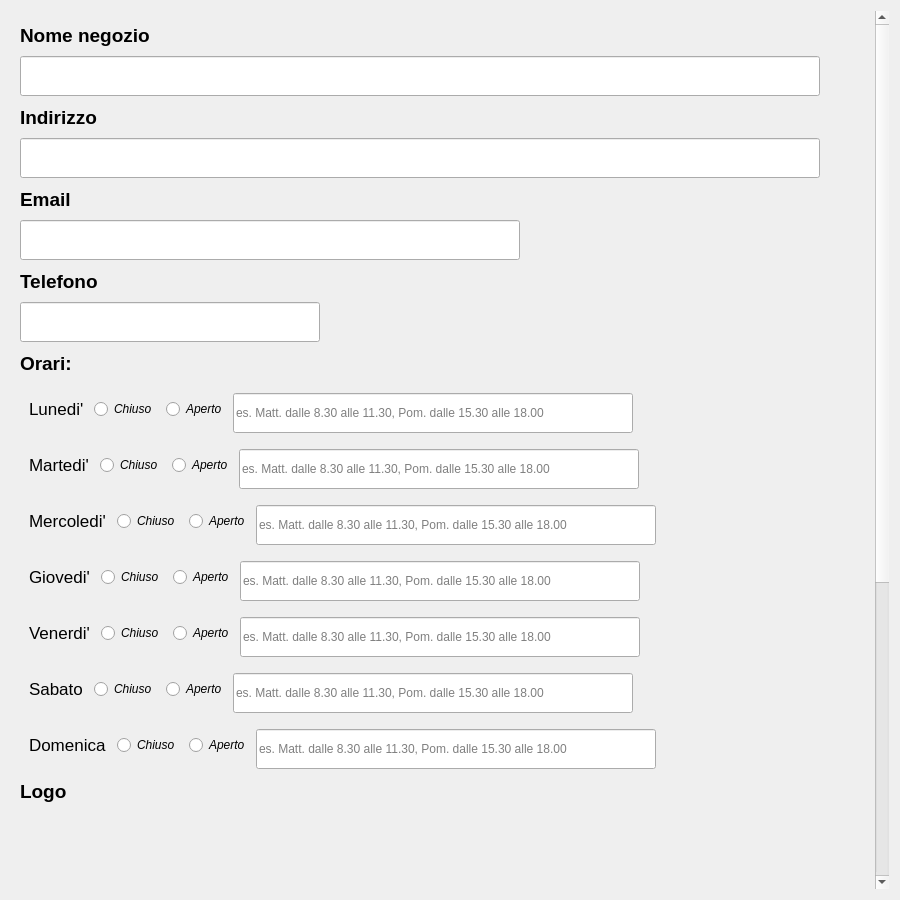
<?xml version="1.0" encoding="UTF-8"?>
<ui version="4.0">
 <class>PannelloNegozio</class>
 <widget class="QWidget" name="PannelloNegozio">
  <property name="geometry">
   <rect>
    <x>0</x>
    <y>0</y>
    <width>900</width>
    <height>900</height>
   </rect>
  </property>
  <property name="windowTitle">
   <string>Form</string>
  </property>
  <layout class="QVBoxLayout" name="verticalLayout">
   <item>
    <widget class="QScrollArea" name="scrollArea">
     <property name="frameShape">
      <enum>QFrame::NoFrame</enum>
     </property>
     <property name="widgetResizable">
      <bool>true</bool>
     </property>
     <widget class="QWidget" name="scrollAreaWidgetContents">
      <property name="geometry">
       <rect>
        <x>0</x>
        <y>0</y>
        <width>868</width>
        <height>1338</height>
       </rect>
      </property>
      <layout class="QVBoxLayout" name="verticalLayout_2">
       <item>
        <widget class="QLabel" name="label">
         <property name="minimumSize">
          <size>
           <width>0</width>
           <height>30</height>
          </size>
         </property>
         <property name="font">
          <font>
           <pointsize>14</pointsize>
           <weight>75</weight>
           <bold>true</bold>
          </font>
         </property>
         <property name="text">
          <string>Nome negozio</string>
         </property>
        </widget>
       </item>
       <item>
        <widget class="QLineEdit" name="name">
         <property name="minimumSize">
          <size>
           <width>0</width>
           <height>40</height>
          </size>
         </property>
         <property name="maximumSize">
          <size>
           <width>800</width>
           <height>16777215</height>
          </size>
         </property>
         <property name="text">
          <string/>
         </property>
        </widget>
       </item>
       <item>
        <widget class="QLabel" name="label_2">
         <property name="minimumSize">
          <size>
           <width>0</width>
           <height>30</height>
          </size>
         </property>
         <property name="font">
          <font>
           <pointsize>14</pointsize>
           <weight>75</weight>
           <bold>true</bold>
          </font>
         </property>
         <property name="text">
          <string>Indirizzo</string>
         </property>
        </widget>
       </item>
       <item>
        <widget class="QLineEdit" name="indirizzo">
         <property name="minimumSize">
          <size>
           <width>0</width>
           <height>40</height>
          </size>
         </property>
         <property name="maximumSize">
          <size>
           <width>800</width>
           <height>16777215</height>
          </size>
         </property>
        </widget>
       </item>
       <item>
        <widget class="QLabel" name="label_9">
         <property name="minimumSize">
          <size>
           <width>0</width>
           <height>30</height>
          </size>
         </property>
         <property name="font">
          <font>
           <pointsize>14</pointsize>
           <weight>75</weight>
           <bold>true</bold>
          </font>
         </property>
         <property name="text">
          <string>Email</string>
         </property>
        </widget>
       </item>
       <item>
        <widget class="QLineEdit" name="email">
         <property name="minimumSize">
          <size>
           <width>0</width>
           <height>40</height>
          </size>
         </property>
         <property name="maximumSize">
          <size>
           <width>500</width>
           <height>16777215</height>
          </size>
         </property>
        </widget>
       </item>
       <item>
        <widget class="QLabel" name="label_10">
         <property name="minimumSize">
          <size>
           <width>0</width>
           <height>30</height>
          </size>
         </property>
         <property name="font">
          <font>
           <pointsize>14</pointsize>
           <weight>75</weight>
           <bold>true</bold>
          </font>
         </property>
         <property name="text">
          <string>Telefono</string>
         </property>
        </widget>
       </item>
       <item>
        <widget class="QLineEdit" name="telefono">
         <property name="minimumSize">
          <size>
           <width>0</width>
           <height>40</height>
          </size>
         </property>
         <property name="maximumSize">
          <size>
           <width>300</width>
           <height>16777215</height>
          </size>
         </property>
         <property name="text">
          <string/>
         </property>
        </widget>
       </item>
       <item>
        <widget class="QLabel" name="label_3">
         <property name="minimumSize">
          <size>
           <width>0</width>
           <height>30</height>
          </size>
         </property>
         <property name="font">
          <font>
           <pointsize>14</pointsize>
           <weight>75</weight>
           <bold>true</bold>
          </font>
         </property>
         <property name="text">
          <string>Orari:</string>
         </property>
        </widget>
       </item>
       <item>
        <widget class="QWidget" name="widget" native="true">
         <property name="minimumSize">
          <size>
           <width>0</width>
           <height>50</height>
          </size>
         </property>
         <layout class="QHBoxLayout" name="horizontalLayout">
          <item>
           <widget class="QLabel" name="label_4">
            <property name="font">
             <font>
              <pointsize>13</pointsize>
              <italic>false</italic>
             </font>
            </property>
            <property name="text">
             <string>Lunedi' </string>
            </property>
           </widget>
          </item>
          <item>
           <widget class="QRadioButton" name="lunchiuso">
            <property name="font">
             <font>
              <italic>true</italic>
             </font>
            </property>
            <property name="text">
             <string>Chiuso </string>
            </property>
           </widget>
          </item>
          <item>
           <widget class="QRadioButton" name="lunaperto">
            <property name="font">
             <font>
              <italic>true</italic>
             </font>
            </property>
            <property name="text">
             <string>Aperto</string>
            </property>
           </widget>
          </item>
          <item>
           <widget class="QLineEdit" name="lunorario">
            <property name="minimumSize">
             <size>
              <width>400</width>
              <height>40</height>
             </size>
            </property>
            <property name="maximumSize">
             <size>
              <width>500</width>
              <height>16777215</height>
             </size>
            </property>
            <property name="placeholderText">
             <string>es. Matt. dalle 8.30 alle 11.30, Pom. dalle 15.30 alle 18.00</string>
            </property>
           </widget>
          </item>
          <item>
           <spacer name="horizontalSpacer_3">
            <property name="orientation">
             <enum>Qt::Horizontal</enum>
            </property>
            <property name="sizeHint" stdset="0">
             <size>
              <width>40</width>
              <height>20</height>
             </size>
            </property>
           </spacer>
          </item>
         </layout>
        </widget>
       </item>
       <item>
        <widget class="QWidget" name="widget_2" native="true">
         <property name="minimumSize">
          <size>
           <width>0</width>
           <height>50</height>
          </size>
         </property>
         <layout class="QHBoxLayout" name="horizontalLayout_3">
          <item>
           <widget class="QLabel" name="label_6">
            <property name="font">
             <font>
              <pointsize>13</pointsize>
             </font>
            </property>
            <property name="text">
             <string>Martedi' </string>
            </property>
           </widget>
          </item>
          <item>
           <widget class="QRadioButton" name="martchiuso">
            <property name="font">
             <font>
              <italic>true</italic>
             </font>
            </property>
            <property name="text">
             <string>Chiuso </string>
            </property>
           </widget>
          </item>
          <item>
           <widget class="QRadioButton" name="martaperto">
            <property name="font">
             <font>
              <italic>true</italic>
             </font>
            </property>
            <property name="text">
             <string>Aperto</string>
            </property>
           </widget>
          </item>
          <item>
           <widget class="QLineEdit" name="martorario">
            <property name="minimumSize">
             <size>
              <width>400</width>
              <height>40</height>
             </size>
            </property>
            <property name="maximumSize">
             <size>
              <width>500</width>
              <height>16777215</height>
             </size>
            </property>
            <property name="placeholderText">
             <string>es. Matt. dalle 8.30 alle 11.30, Pom. dalle 15.30 alle 18.00</string>
            </property>
           </widget>
          </item>
          <item>
           <spacer name="horizontalSpacer_4">
            <property name="orientation">
             <enum>Qt::Horizontal</enum>
            </property>
            <property name="sizeHint" stdset="0">
             <size>
              <width>40</width>
              <height>20</height>
             </size>
            </property>
           </spacer>
          </item>
         </layout>
        </widget>
       </item>
       <item>
        <widget class="QWidget" name="widget_3" native="true">
         <property name="minimumSize">
          <size>
           <width>0</width>
           <height>50</height>
          </size>
         </property>
         <layout class="QHBoxLayout" name="horizontalLayout_4">
          <item>
           <widget class="QLabel" name="label_7">
            <property name="font">
             <font>
              <pointsize>13</pointsize>
             </font>
            </property>
            <property name="text">
             <string>Mercoledi' </string>
            </property>
           </widget>
          </item>
          <item>
           <widget class="QRadioButton" name="mercchiuso">
            <property name="font">
             <font>
              <italic>true</italic>
             </font>
            </property>
            <property name="text">
             <string>Chiuso </string>
            </property>
           </widget>
          </item>
          <item>
           <widget class="QRadioButton" name="mercaperto">
            <property name="font">
             <font>
              <italic>true</italic>
             </font>
            </property>
            <property name="text">
             <string>Aperto</string>
            </property>
           </widget>
          </item>
          <item>
           <widget class="QLineEdit" name="mercorario">
            <property name="minimumSize">
             <size>
              <width>400</width>
              <height>40</height>
             </size>
            </property>
            <property name="maximumSize">
             <size>
              <width>500</width>
              <height>16777215</height>
             </size>
            </property>
            <property name="placeholderText">
             <string>es. Matt. dalle 8.30 alle 11.30, Pom. dalle 15.30 alle 18.00</string>
            </property>
           </widget>
          </item>
          <item>
           <spacer name="horizontalSpacer_5">
            <property name="orientation">
             <enum>Qt::Horizontal</enum>
            </property>
            <property name="sizeHint" stdset="0">
             <size>
              <width>40</width>
              <height>20</height>
             </size>
            </property>
           </spacer>
          </item>
         </layout>
        </widget>
       </item>
       <item>
        <widget class="QWidget" name="widget_4" native="true">
         <property name="minimumSize">
          <size>
           <width>0</width>
           <height>50</height>
          </size>
         </property>
         <layout class="QHBoxLayout" name="horizontalLayout_5">
          <item>
           <widget class="QLabel" name="label_8">
            <property name="font">
             <font>
              <pointsize>13</pointsize>
             </font>
            </property>
            <property name="text">
             <string>Giovedi' </string>
            </property>
           </widget>
          </item>
          <item>
           <widget class="QRadioButton" name="giochiuso">
            <property name="font">
             <font>
              <italic>true</italic>
             </font>
            </property>
            <property name="text">
             <string>Chiuso </string>
            </property>
           </widget>
          </item>
          <item>
           <widget class="QRadioButton" name="gioaperto">
            <property name="font">
             <font>
              <italic>true</italic>
             </font>
            </property>
            <property name="text">
             <string>Aperto</string>
            </property>
           </widget>
          </item>
          <item>
           <widget class="QLineEdit" name="gioorario">
            <property name="minimumSize">
             <size>
              <width>400</width>
              <height>40</height>
             </size>
            </property>
            <property name="maximumSize">
             <size>
              <width>500</width>
              <height>16777215</height>
             </size>
            </property>
            <property name="placeholderText">
             <string>es. Matt. dalle 8.30 alle 11.30, Pom. dalle 15.30 alle 18.00</string>
            </property>
           </widget>
          </item>
          <item>
           <spacer name="horizontalSpacer_6">
            <property name="orientation">
             <enum>Qt::Horizontal</enum>
            </property>
            <property name="sizeHint" stdset="0">
             <size>
              <width>40</width>
              <height>20</height>
             </size>
            </property>
           </spacer>
          </item>
         </layout>
        </widget>
       </item>
       <item>
        <widget class="QWidget" name="widget_5" native="true">
         <property name="minimumSize">
          <size>
           <width>0</width>
           <height>50</height>
          </size>
         </property>
         <layout class="QHBoxLayout" name="horizontalLayout_6">
          <item>
           <widget class="QLabel" name="label_12">
            <property name="font">
             <font>
              <pointsize>13</pointsize>
             </font>
            </property>
            <property name="text">
             <string>Venerdi' </string>
            </property>
           </widget>
          </item>
          <item>
           <widget class="QRadioButton" name="venchiuso">
            <property name="font">
             <font>
              <italic>true</italic>
             </font>
            </property>
            <property name="text">
             <string>Chiuso </string>
            </property>
           </widget>
          </item>
          <item>
           <widget class="QRadioButton" name="venaperto">
            <property name="font">
             <font>
              <italic>true</italic>
             </font>
            </property>
            <property name="text">
             <string>Aperto</string>
            </property>
           </widget>
          </item>
          <item>
           <widget class="QLineEdit" name="venorario">
            <property name="minimumSize">
             <size>
              <width>400</width>
              <height>40</height>
             </size>
            </property>
            <property name="maximumSize">
             <size>
              <width>500</width>
              <height>16777215</height>
             </size>
            </property>
            <property name="placeholderText">
             <string>es. Matt. dalle 8.30 alle 11.30, Pom. dalle 15.30 alle 18.00</string>
            </property>
           </widget>
          </item>
          <item>
           <spacer name="horizontalSpacer_7">
            <property name="orientation">
             <enum>Qt::Horizontal</enum>
            </property>
            <property name="sizeHint" stdset="0">
             <size>
              <width>40</width>
              <height>20</height>
             </size>
            </property>
           </spacer>
          </item>
         </layout>
        </widget>
       </item>
       <item>
        <widget class="QWidget" name="widget_6" native="true">
         <property name="minimumSize">
          <size>
           <width>0</width>
           <height>50</height>
          </size>
         </property>
         <layout class="QHBoxLayout" name="horizontalLayout_7">
          <item>
           <widget class="QLabel" name="label_13">
            <property name="font">
             <font>
              <pointsize>13</pointsize>
             </font>
            </property>
            <property name="text">
             <string>Sabato </string>
            </property>
           </widget>
          </item>
          <item>
           <widget class="QRadioButton" name="sabchiuso">
            <property name="font">
             <font>
              <italic>true</italic>
             </font>
            </property>
            <property name="text">
             <string>Chiuso </string>
            </property>
           </widget>
          </item>
          <item>
           <widget class="QRadioButton" name="sabaperto">
            <property name="font">
             <font>
              <italic>true</italic>
             </font>
            </property>
            <property name="text">
             <string>Aperto</string>
            </property>
           </widget>
          </item>
          <item>
           <widget class="QLineEdit" name="saborario">
            <property name="minimumSize">
             <size>
              <width>400</width>
              <height>40</height>
             </size>
            </property>
            <property name="maximumSize">
             <size>
              <width>500</width>
              <height>16777215</height>
             </size>
            </property>
            <property name="placeholderText">
             <string>es. Matt. dalle 8.30 alle 11.30, Pom. dalle 15.30 alle 18.00</string>
            </property>
           </widget>
          </item>
          <item>
           <spacer name="horizontalSpacer_8">
            <property name="orientation">
             <enum>Qt::Horizontal</enum>
            </property>
            <property name="sizeHint" stdset="0">
             <size>
              <width>40</width>
              <height>20</height>
             </size>
            </property>
           </spacer>
          </item>
         </layout>
        </widget>
       </item>
       <item>
        <widget class="QWidget" name="widget_7" native="true">
         <property name="minimumSize">
          <size>
           <width>0</width>
           <height>50</height>
          </size>
         </property>
         <layout class="QHBoxLayout" name="horizontalLayout_8">
          <item>
           <widget class="QLabel" name="label_14">
            <property name="font">
             <font>
              <pointsize>13</pointsize>
             </font>
            </property>
            <property name="text">
             <string>Domenica </string>
            </property>
           </widget>
          </item>
          <item>
           <widget class="QRadioButton" name="domchiuso">
            <property name="font">
             <font>
              <italic>true</italic>
             </font>
            </property>
            <property name="text">
             <string>Chiuso </string>
            </property>
           </widget>
          </item>
          <item>
           <widget class="QRadioButton" name="domaperto">
            <property name="font">
             <font>
              <italic>true</italic>
             </font>
            </property>
            <property name="text">
             <string>Aperto</string>
            </property>
           </widget>
          </item>
          <item>
           <widget class="QLineEdit" name="domorario">
            <property name="minimumSize">
             <size>
              <width>400</width>
              <height>40</height>
             </size>
            </property>
            <property name="maximumSize">
             <size>
              <width>500</width>
              <height>16777215</height>
             </size>
            </property>
            <property name="placeholderText">
             <string>es. Matt. dalle 8.30 alle 11.30, Pom. dalle 15.30 alle 18.00</string>
            </property>
           </widget>
          </item>
          <item>
           <spacer name="horizontalSpacer_9">
            <property name="orientation">
             <enum>Qt::Horizontal</enum>
            </property>
            <property name="sizeHint" stdset="0">
             <size>
              <width>40</width>
              <height>20</height>
             </size>
            </property>
           </spacer>
          </item>
         </layout>
        </widget>
       </item>
       <item>
        <widget class="QLabel" name="label_11">
         <property name="minimumSize">
          <size>
           <width>0</width>
           <height>30</height>
          </size>
         </property>
         <property name="font">
          <font>
           <pointsize>14</pointsize>
           <weight>75</weight>
           <bold>true</bold>
          </font>
         </property>
         <property name="text">
          <string>Logo</string>
         </property>
        </widget>
       </item>
       <item>
        <widget class="QLabel" name="logo">
         <property name="minimumSize">
          <size>
           <width>500</width>
           <height>400</height>
          </size>
         </property>
         <property name="maximumSize">
          <size>
           <width>900</width>
           <height>900</height>
          </size>
         </property>
         <property name="text">
          <string/>
         </property>
         <property name="pixmap">
          <pixmap resource="../../risorse.qrc">:/images/images/pasticclogo.jpg</pixmap>
         </property>
         <property name="scaledContents">
          <bool>true</bool>
         </property>
         <property name="alignment">
          <set>Qt::AlignCenter</set>
         </property>
        </widget>
       </item>
       <item>
        <widget class="QWidget" name="widget_8" native="true">
         <layout class="QHBoxLayout" name="horizontalLayout_9">
          <item>
           <spacer name="horizontalSpacer_11">
            <property name="orientation">
             <enum>Qt::Horizontal</enum>
            </property>
            <property name="sizeHint" stdset="0">
             <size>
              <width>40</width>
              <height>20</height>
             </size>
            </property>
           </spacer>
          </item>
          <item>
           <widget class="QLineEdit" name="fotopath">
            <property name="minimumSize">
             <size>
              <width>400</width>
              <height>40</height>
             </size>
            </property>
            <property name="readOnly">
             <bool>true</bool>
            </property>
           </widget>
          </item>
          <item>
           <widget class="QPushButton" name="sfoglia">
            <property name="minimumSize">
             <size>
              <width>200</width>
              <height>40</height>
             </size>
            </property>
            <property name="maximumSize">
             <size>
              <width>200</width>
              <height>16777215</height>
             </size>
            </property>
            <property name="styleSheet">
             <string notr="true">background-color: rgb(78, 154, 6);
color: rgb(255, 255, 255);</string>
            </property>
            <property name="text">
             <string>Sfoglia</string>
            </property>
           </widget>
          </item>
          <item>
           <spacer name="horizontalSpacer_10">
            <property name="orientation">
             <enum>Qt::Horizontal</enum>
            </property>
            <property name="sizeHint" stdset="0">
             <size>
              <width>40</width>
              <height>20</height>
             </size>
            </property>
           </spacer>
          </item>
         </layout>
        </widget>
       </item>
       <item>
        <widget class="QWidget" name="widget_9" native="true">
         <layout class="QHBoxLayout" name="horizontalLayout_10">
          <item>
           <spacer name="horizontalSpacer">
            <property name="orientation">
             <enum>Qt::Horizontal</enum>
            </property>
            <property name="sizeHint" stdset="0">
             <size>
              <width>40</width>
              <height>20</height>
             </size>
            </property>
           </spacer>
          </item>
          <item>
           <widget class="QPushButton" name="save">
            <property name="minimumSize">
             <size>
              <width>200</width>
              <height>40</height>
             </size>
            </property>
            <property name="styleSheet">
             <string notr="true">background-color: rgb(52, 101, 164);
color: rgb(255, 255, 255);</string>
            </property>
            <property name="text">
             <string>Salva modifiche</string>
            </property>
           </widget>
          </item>
          <item>
           <widget class="QPushButton" name="cancel">
            <property name="minimumSize">
             <size>
              <width>200</width>
              <height>40</height>
             </size>
            </property>
            <property name="styleSheet">
             <string notr="true">background-color: rgb(204, 0, 0);
color: rgb(255, 255, 255);</string>
            </property>
            <property name="text">
             <string>Annulla</string>
            </property>
           </widget>
          </item>
          <item>
           <spacer name="horizontalSpacer_2">
            <property name="orientation">
             <enum>Qt::Horizontal</enum>
            </property>
            <property name="sizeHint" stdset="0">
             <size>
              <width>40</width>
              <height>20</height>
             </size>
            </property>
           </spacer>
          </item>
         </layout>
        </widget>
       </item>
      </layout>
     </widget>
    </widget>
   </item>
  </layout>
 </widget>
 <resources>
  <include location="../../risorse.qrc"/>
 </resources>
 <connections>
  <connection>
   <sender>mercaperto</sender>
   <signal>toggled(bool)</signal>
   <receiver>mercorario</receiver>
   <slot>setVisible(bool)</slot>
   <hints>
    <hint type="sourcelabel">
     <x>215</x>
     <y>163</y>
    </hint>
    <hint type="destinationlabel">
     <x>307</x>
     <y>165</y>
    </hint>
   </hints>
  </connection>
  <connection>
   <sender>lunaperto</sender>
   <signal>toggled(bool)</signal>
   <receiver>lunorario</receiver>
   <slot>setVisible(bool)</slot>
   <hints>
    <hint type="sourcelabel">
     <x>185</x>
     <y>45</y>
    </hint>
    <hint type="destinationlabel">
     <x>276</x>
     <y>54</y>
    </hint>
   </hints>
  </connection>
  <connection>
   <sender>martaperto</sender>
   <signal>toggled(bool)</signal>
   <receiver>martorario</receiver>
   <slot>setVisible(bool)</slot>
   <hints>
    <hint type="sourcelabel">
     <x>213</x>
     <y>108</y>
    </hint>
    <hint type="destinationlabel">
     <x>277</x>
     <y>110</y>
    </hint>
   </hints>
  </connection>
  <connection>
   <sender>gioaperto</sender>
   <signal>toggled(bool)</signal>
   <receiver>gioorario</receiver>
   <slot>setVisible(bool)</slot>
   <hints>
    <hint type="sourcelabel">
     <x>191</x>
     <y>214</y>
    </hint>
    <hint type="destinationlabel">
     <x>292</x>
     <y>219</y>
    </hint>
   </hints>
  </connection>
  <connection>
   <sender>venaperto</sender>
   <signal>toggled(bool)</signal>
   <receiver>venorario</receiver>
   <slot>setVisible(bool)</slot>
   <hints>
    <hint type="sourcelabel">
     <x>206</x>
     <y>273</y>
    </hint>
    <hint type="destinationlabel">
     <x>290</x>
     <y>275</y>
    </hint>
   </hints>
  </connection>
  <connection>
   <sender>sabaperto</sender>
   <signal>toggled(bool)</signal>
   <receiver>saborario</receiver>
   <slot>setVisible(bool)</slot>
   <hints>
    <hint type="sourcelabel">
     <x>217</x>
     <y>335</y>
    </hint>
    <hint type="destinationlabel">
     <x>267</x>
     <y>333</y>
    </hint>
   </hints>
  </connection>
  <connection>
   <sender>domaperto</sender>
   <signal>toggled(bool)</signal>
   <receiver>domorario</receiver>
   <slot>setVisible(bool)</slot>
   <hints>
    <hint type="sourcelabel">
     <x>235</x>
     <y>394</y>
    </hint>
    <hint type="destinationlabel">
     <x>284</x>
     <y>385</y>
    </hint>
   </hints>
  </connection>
 </connections>
</ui>
